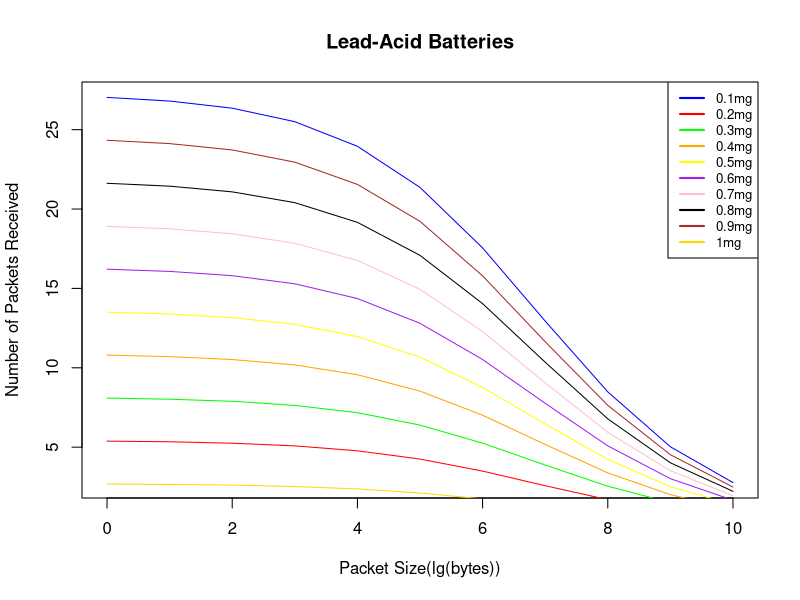
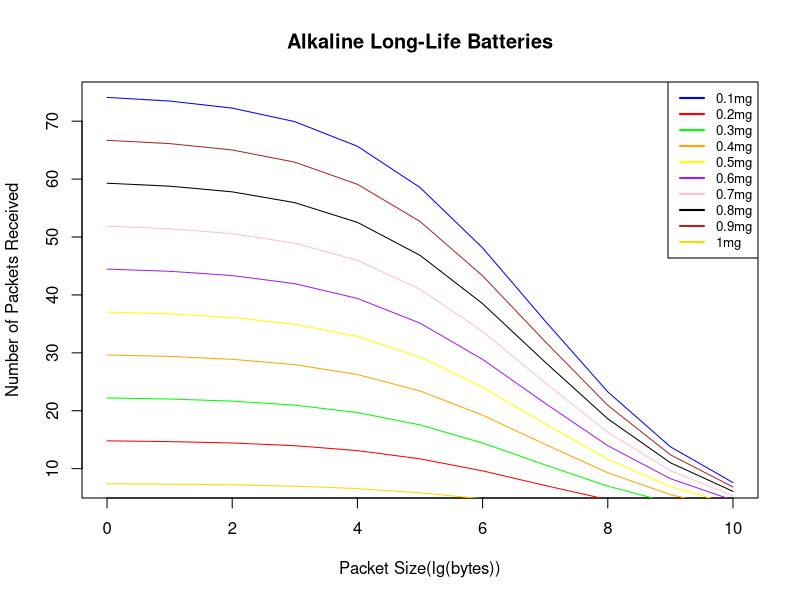
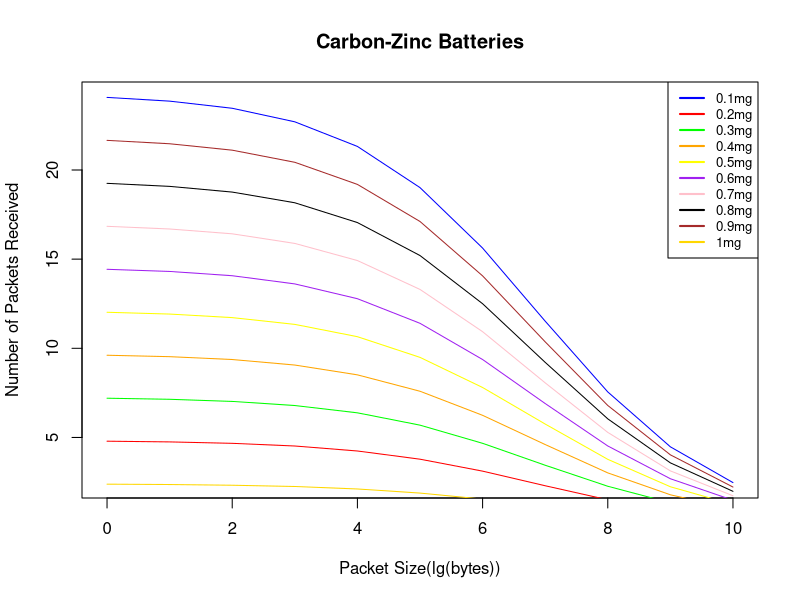
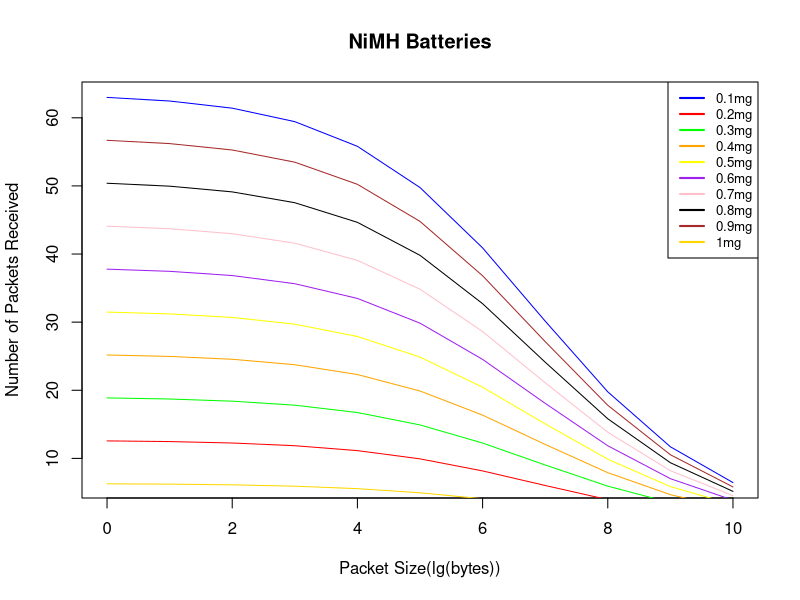
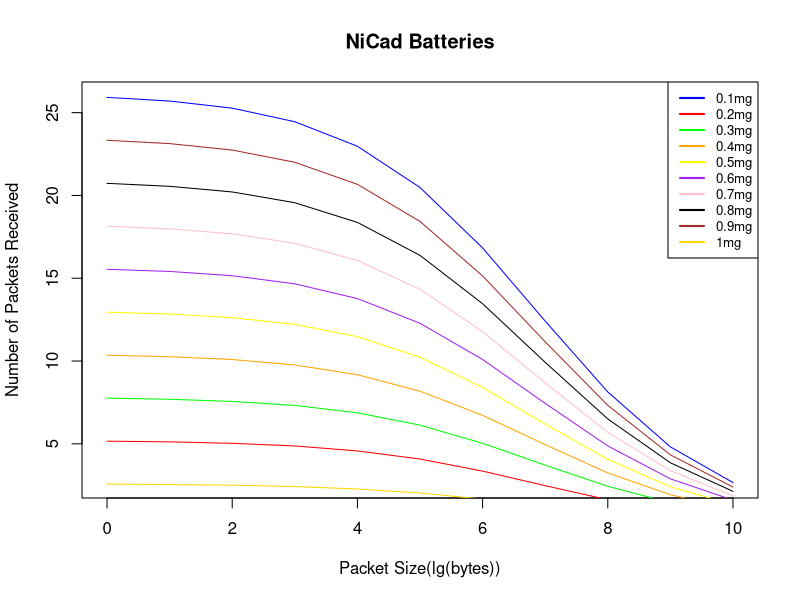
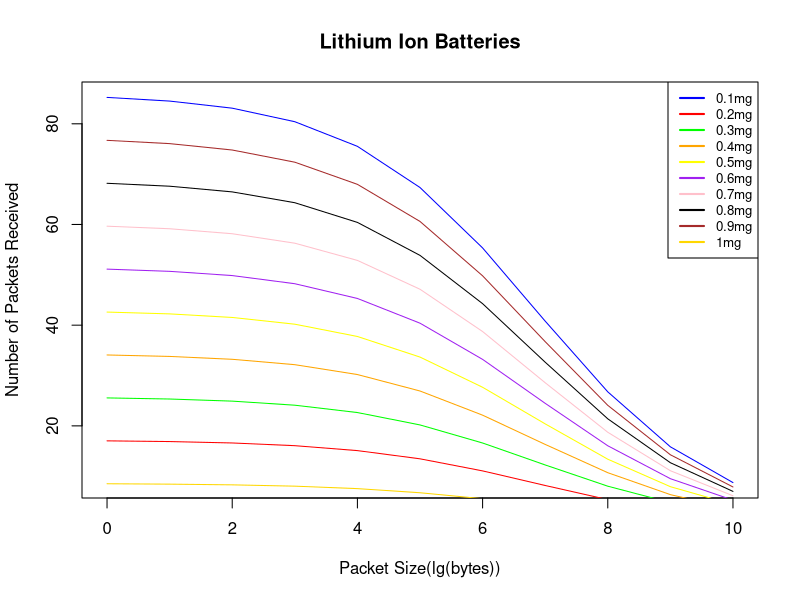
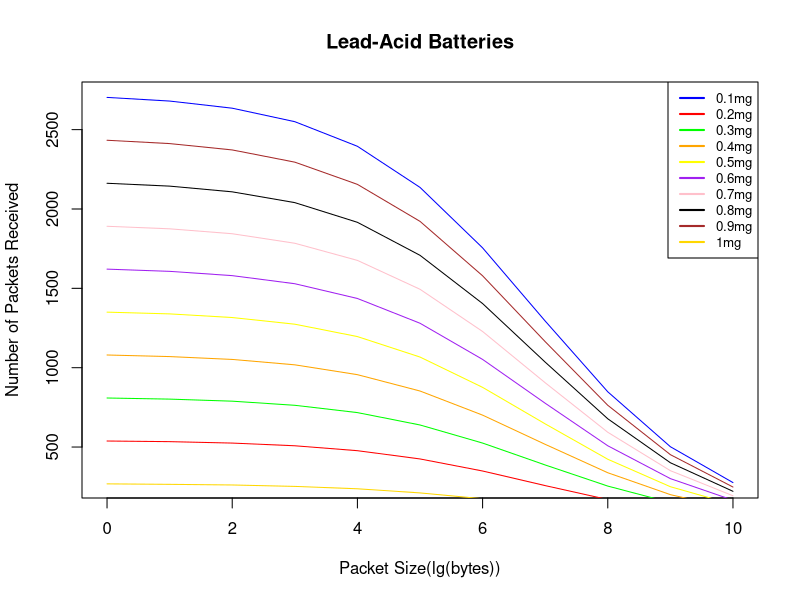
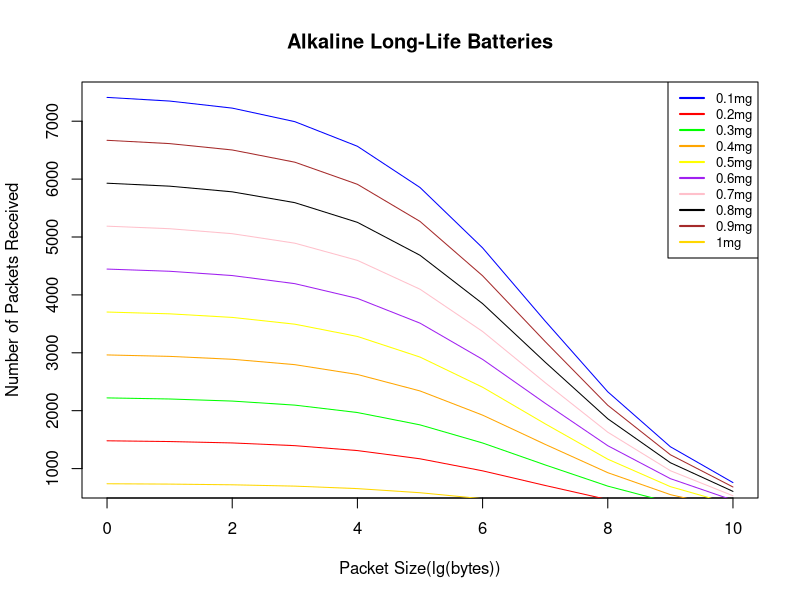

Source code (R) for these figures, in order: (Note: this script raises an error after producing the figures.)

pdf("LDADFBAT.pdf")
clmns <- c("BatType","Weight","Energy","DrainTime","PktsSent","PktsSize")
df <- read.table("../../Data/PCwithVB.csv", header = FALSE, quote = "\"", sep = ",", col.names=clmns)
LeadAciddf <- df[df$BatType == 0,]
graph_cols <- c('blue','red', 'green', 'orange', 'yellow', 'purple', 'pink', 'black', 'brown','gold')
LDAdf1 <- LeadAciddf[LeadAciddf$Weight < 0.0000002, ]
LDAdf2 <- LeadAciddf[LeadAciddf$Weight < 0.0000003 & LeadAciddf$Weight > 0.0000002, ]
LDAdf3 <- LeadAciddf[LeadAciddf$Weight == 0.0000003, ]
LDAdf4 <- LeadAciddf[LeadAciddf$Weight < 0.00000049 & LeadAciddf$Weight >0.0000003 , ]
LDAdf5 <- LeadAciddf[LeadAciddf$Weight == 0.0000005, ]
LDAdf6 <- LeadAciddf[LeadAciddf$Weight == 0.0000006, ]
LDAdf7 <- LeadAciddf[LeadAciddf$Weight < 0.0000008 & LeadAciddf$Weight > 0.0000007, ]
LDAdf8 <- LeadAciddf[LeadAciddf$Weight < 0.0000009 & LeadAciddf$Weight > 0.0000008, ]
LDAdf9 <- LeadAciddf[LeadAciddf$Weight < 0.000001 & LeadAciddf$Weight > 0.0000009, ]
LDAdf10 <- LeadAciddf[LeadAciddf$Weight == 0.000001, ]
plot(x = log(LDAdf10$PktsSize)/log(2), y = LDAdf10$DrainTime, main = "Lead-Acid Batteries",xlab = "Packet Size(lg(bytes))", ylab = "Number of Packets Received", type = 'l', col = 'blue')
lines(x = log(LDAdf2$PktsSize)/log(2), y = LDAdf2$DrainTime, type = 'l', col = 'red')
lines(x = log(LDAdf3$PktsSize)/log(2), y = LDAdf3$DrainTime, type = 'l', col = 'green')
lines(x = log(LDAdf4$PktsSize)/log(2), y = LDAdf4$DrainTime, type = 'l', col = 'orange')
lines(x = log(LDAdf5$PktsSize)/log(2), y = LDAdf5$DrainTime, type = 'l', col = 'yellow')
lines(x = log(LDAdf6$PktsSize)/log(2), y = LDAdf6$DrainTime, type = 'l', col = 'purple')
lines(x = log(LDAdf7$PktsSize)/log(2), y = LDAdf7$DrainTime, type = 'l', col = 'pink')
lines(x = log(LDAdf8$PktsSize)/log(2), y = LDAdf8$DrainTime, type = 'l', col = 'black')
lines(x = log(LDAdf9$PktsSize)/log(2), y = LDAdf9$DrainTime, type = 'l', col = 'brown')
lines(x = log(LDAdf1$PktsSize)/log(2), y = LDAdf1$DrainTime, type = 'l', col = 'gold')
weights = c('0.1mg', '0.2mg', '0.3mg','0.4mg', '0.5mg', '0.6mg', '0.7mg','0.8mg', '0.9mg', '1mg')
legend("topright", weights, cex=0.8, col=graph_cols, lwd=2);
dev.off()
pdf("ALLiBAT.pdf")
ALLidf <- df[df$BatType == 1,]
ALLidf1 <- ALLidf[ALLidf$Weight < 0.0000002, ]
ALLidf2 <- ALLidf[ALLidf$Weight < 0.0000003 & ALLidf$Weight > 0.0000002, ]
ALLidf3 <- ALLidf[ALLidf$Weight == 0.0000003, ]
ALLidf4 <- ALLidf[ALLidf$Weight < 0.00000049 & ALLidf$Weight >0.0000003 , ]
ALLidf5 <- ALLidf[ALLidf$Weight == 0.0000005, ]
ALLidf6 <- ALLidf[ALLidf$Weight == 0.0000006, ]
ALLidf7 <- ALLidf[ALLidf$Weight < 0.0000008 & ALLidf$Weight > 0.0000007, ]
ALLidf8 <- ALLidf[ALLidf$Weight < 0.0000009 & ALLidf$Weight > 0.0000008, ]
ALLidf9 <- ALLidf[ALLidf$Weight < 0.000001 & ALLidf$Weight > 0.0000009, ]
ALLidf10 <- ALLidf[ALLidf$Weight == 0.000001, ]
plot(x = log(ALLidf10$PktsSize)/log(2), y = ALLidf10$DrainTime, main = "Alkaline Long-Life Batteries",xlab = "Packet Size(lg(bytes))", ylab = "Number of Packets Received", type = 'l', col = 'blue')
lines(x = log(ALLidf2$PktsSize)/log(2), y = ALLidf2$DrainTime, type = 'l', col = 'red')
lines(x = log(ALLidf3$PktsSize)/log(2), y = ALLidf3$DrainTime, type = 'l', col = 'green')
lines(x = log(ALLidf4$PktsSize)/log(2), y = ALLidf4$DrainTime, type = 'l', col = 'orange')
lines(x = log(ALLidf5$PktsSize)/log(2), y = ALLidf5$DrainTime, type = 'l', col = 'yellow')
lines(x = log(ALLidf6$PktsSize)/log(2), y = ALLidf6$DrainTime, type = 'l', col = 'purple')
lines(x = log(ALLidf7$PktsSize)/log(2), y = ALLidf7$DrainTime, type = 'l', col = 'pink')
lines(x = log(ALLidf8$PktsSize)/log(2), y = ALLidf8$DrainTime, type = 'l', col = 'black')
lines(x = log(ALLidf9$PktsSize)/log(2), y = ALLidf9$DrainTime, type = 'l', col = 'brown')
lines(x = log(ALLidf1$PktsSize)/log(2), y = ALLidf1$DrainTime, type = 'l', col = 'gold')
legend("topright", weights, cex=0.8, col=graph_cols, lwd=2);
dev.off()
pdf("CZBATnonl.pdf")
CZdf <- df[df$BatType == 2,]
CZdf1 <- CZdf[CZdf$Weight < 0.0000002, ]
CZdf2 <- CZdf[CZdf$Weight < 0.0000003 & CZdf$Weight > 0.0000002, ]
CZdf3 <- CZdf[CZdf$Weight == 0.0000003, ]
CZdf4 <- CZdf[CZdf$Weight < 0.00000049 & CZdf$Weight >0.0000003 , ]
CZdf5 <- CZdf[CZdf$Weight == 0.0000005, ]
CZdf6 <- CZdf[CZdf$Weight == 0.0000006, ]
CZdf7 <- CZdf[CZdf$Weight < 0.0000008 & CZdf$Weight > 0.0000007, ]
CZdf8 <- CZdf[CZdf$Weight < 0.0000009 & CZdf$Weight > 0.0000008, ]
CZdf9 <- CZdf[CZdf$Weight < 0.000001 & CZdf$Weight > 0.0000009, ]
CZdf10 <- CZdf[CZdf$Weight == 0.000001, ]
plot(x = log(CZdf10$PktsSize)/log(2), y = CZdf10$DrainTime, main = "Carbon-Zinc Batteries",xlab = "Packet Size(lg(bytes))", ylab = "Number of Packets Received", type = 'l', col = 'blue')
lines(x = log(CZdf2$PktsSize)/log(2), y = CZdf2$DrainTime, type = 'l', col = 'red')
lines(x = log(CZdf3$PktsSize)/log(2), y = CZdf3$DrainTime, type = 'l', col = 'green')
lines(x = log(CZdf4$PktsSize)/log(2), y = CZdf4$DrainTime, type = 'l', col = 'orange')
lines(x = log(CZdf5$PktsSize)/log(2), y = CZdf5$DrainTime, type = 'l', col = 'yellow')
lines(x = log(CZdf6$PktsSize)/log(2), y = CZdf6$DrainTime, type = 'l', col = 'purple')
lines(x = log(CZdf7$PktsSize)/log(2), y = CZdf7$DrainTime, type = 'l', col = 'pink')
lines(x = log(CZdf8$PktsSize)/log(2), y = CZdf8$DrainTime, type = 'l', col = 'black')
lines(x = log(CZdf9$PktsSize)/log(2), y = CZdf9$DrainTime, type = 'l', col = 'brown')
lines(x = log(CZdf1$PktsSize)/log(2), y = CZdf1$DrainTime, type = 'l', col = 'gold')
legend("topright", weights, cex=0.8, col=graph_cols, lwd=2);
dev.off()
pdf("NiMHBATnonl.pdf")
NiMHdf <- df[df$BatType == 3,]
NiMHdf1 <- NiMHdf[NiMHdf$Weight < 0.0000002, ]
NiMHdf2 <- NiMHdf[NiMHdf$Weight < 0.0000003 & NiMHdf$Weight > 0.0000002, ]
NiMHdf3 <- NiMHdf[NiMHdf$Weight == 0.0000003, ]
NiMHdf4 <- NiMHdf[NiMHdf$Weight < 0.00000049 & NiMHdf$Weight >0.0000003 , ]
NiMHdf5 <- NiMHdf[NiMHdf$Weight == 0.0000005, ]
NiMHdf6 <- NiMHdf[NiMHdf$Weight == 0.0000006, ]
NiMHdf7 <- NiMHdf[NiMHdf$Weight < 0.0000008 & NiMHdf$Weight > 0.0000007, ]
NiMHdf8 <- NiMHdf[NiMHdf$Weight < 0.0000009 & NiMHdf$Weight > 0.0000008, ]
NiMHdf9 <- NiMHdf[NiMHdf$Weight < 0.000001 & NiMHdf$Weight > 0.0000009, ]
NiMHdf10 <- NiMHdf[NiMHdf$Weight == 0.000001, ]
plot(x = log(NiMHdf10$PktsSize)/log(2), y = NiMHdf10$DrainTime, main = "NiMH Batteries",xlab = "Packet Size(lg(bytes))", ylab = "Number of Packets Received", type = 'l', col = 'blue')
lines(x = log(NiMHdf2$PktsSize)/log(2), y = NiMHdf2$DrainTime, type = 'l', col = 'red')
lines(x = log(NiMHdf3$PktsSize)/log(2), y = NiMHdf3$DrainTime, type = 'l', col = 'green')
lines(x = log(NiMHdf4$PktsSize)/log(2), y = NiMHdf4$DrainTime, type = 'l', col = 'orange')
lines(x = log(NiMHdf5$PktsSize)/log(2), y = NiMHdf5$DrainTime, type = 'l', col = 'yellow')
lines(x = log(NiMHdf6$PktsSize)/log(2), y = NiMHdf6$DrainTime, type = 'l', col = 'purple')
lines(x = log(NiMHdf7$PktsSize)/log(2), y = NiMHdf7$DrainTime, type = 'l', col = 'pink')
lines(x = log(NiMHdf8$PktsSize)/log(2), y = NiMHdf8$DrainTime, type = 'l', col = 'black')
lines(x = log(NiMHdf9$PktsSize)/log(2), y = NiMHdf9$DrainTime, type = 'l', col = 'brown')
lines(x = log(NiMHdf1$PktsSize)/log(2), y = NiMHdf1$DrainTime, type = 'l', col = 'gold')
legend("topright", weights, cex=0.8, col=graph_cols, lwd=2);
dev.off()
pdf("NiCadBATnonl.pdf")
NiCaddf <- df[df$BatType == 4,]
NiCaddf1 <- NiCaddf[NiCaddf$Weight < 0.0000002, ]
NiCaddf2 <- NiCaddf[NiCaddf$Weight < 0.0000003 & NiCaddf$Weight > 0.0000002, ]
NiCaddf3 <- NiCaddf[NiCaddf$Weight == 0.0000003, ]
NiCaddf4 <- NiCaddf[NiCaddf$Weight < 0.00000049 & NiCaddf$Weight >0.0000003 , ]
NiCaddf5 <- NiCaddf[NiCaddf$Weight == 0.0000005, ]
NiCaddf6 <- NiCaddf[NiCaddf$Weight == 0.0000006, ]
NiCaddf7 <- NiCaddf[NiCaddf$Weight < 0.0000008 & NiCaddf$Weight > 0.0000007, ]
NiCaddf8 <- NiCaddf[NiCaddf$Weight < 0.0000009 & NiCaddf$Weight > 0.0000008, ]
NiCaddf9 <- NiCaddf[NiCaddf$Weight < 0.000001 & NiCaddf$Weight > 0.0000009, ]
NiCaddf10 <- NiCaddf[NiCaddf$Weight == 0.000001, ]
plot(x = log(NiCaddf10$PktsSize)/log(2), y = NiCaddf10$DrainTime, main = "NiCad Batteries",xlab = "Packet Size(lg(bytes))", ylab = "Number of Packets Received", type = 'l', col = 'blue')
lines(x = log(NiCaddf2$PktsSize)/log(2), y = NiCaddf2$DrainTime, type = 'l', col = 'red')
lines(x = log(NiCaddf3$PktsSize)/log(2), y = NiCaddf3$DrainTime, type = 'l', col = 'green')
lines(x = log(NiCaddf4$PktsSize)/log(2), y = NiCaddf4$DrainTime, type = 'l', col = 'orange')
lines(x = log(NiCaddf5$PktsSize)/log(2), y = NiCaddf5$DrainTime, type = 'l', col = 'yellow')
lines(x = log(NiCaddf6$PktsSize)/log(2), y = NiCaddf6$DrainTime, type = 'l', col = 'purple')
lines(x = log(NiCaddf7$PktsSize)/log(2), y = NiCaddf7$DrainTime, type = 'l', col = 'pink')
lines(x = log(NiCaddf8$PktsSize)/log(2), y = NiCaddf8$DrainTime, type = 'l', col = 'black')
lines(x = log(NiCaddf9$PktsSize)/log(2), y = NiCaddf9$DrainTime, type = 'l', col = 'brown')
lines(x = log(NiCaddf1$PktsSize)/log(2), y = NiCaddf1$DrainTime, type = 'l', col = 'gold')
legend("topright", weights, cex=0.8, col=graph_cols, lwd=2);
dev.off()
pdf("LiIonBATnonl.pdf")
LiIondf <- df[df$BatType == 5,]
LiIondf1 <- LiIondf[LiIondf$Weight < 0.0000002, ]
LiIondf2 <- LiIondf[LiIondf$Weight < 0.0000003 & LiIondf$Weight > 0.0000002, ]
LiIondf3 <- LiIondf[LiIondf$Weight == 0.0000003, ]
LiIondf4 <- LiIondf[LiIondf$Weight < 0.00000049 & LiIondf$Weight >0.0000003 , ]
LiIondf5 <- LiIondf[LiIondf$Weight == 0.0000005, ]
LiIondf6 <- LiIondf[LiIondf$Weight == 0.0000006, ]
LiIondf7 <- LiIondf[LiIondf$Weight < 0.0000008 & LiIondf$Weight > 0.0000007, ]
LiIondf8 <- LiIondf[LiIondf$Weight < 0.0000009 & LiIondf$Weight > 0.0000008, ]
LiIondf9 <- LiIondf[LiIondf$Weight < 0.000001 & LiIondf$Weight > 0.0000009, ]
LiIondf10 <- LiIondf[LiIondf$Weight == 0.000001, ]
plot(x = log(LiIondf10$PktsSize)/log(2), y = LiIondf10$DrainTime, main = "Lithium Ion Batteries",xlab = "Packet Size(lg(bytes))", ylab = "Number of Packets Received", type = 'l', col = 'blue')
lines(x = log(LiIondf2$PktsSize)/log(2), y = LiIondf2$DrainTime, type = 'l', col = 'red')
lines(x = log(LiIondf3$PktsSize)/log(2), y = LiIondf3$DrainTime, type = 'l', col = 'green')
lines(x = log(LiIondf4$PktsSize)/log(2), y = LiIondf4$DrainTime, type = 'l', col = 'orange')
lines(x = log(LiIondf5$PktsSize)/log(2), y = LiIondf5$DrainTime, type = 'l', col = 'yellow')
lines(x = log(LiIondf6$PktsSize)/log(2), y = LiIondf6$DrainTime, type = 'l', col = 'purple')
lines(x = log(LiIondf7$PktsSize)/log(2), y = LiIondf7$DrainTime, type = 'l', col = 'pink')
lines(x = log(LiIondf8$PktsSize)/log(2), y = LiIondf8$DrainTime, type = 'l', col = 'black')
lines(x = log(LiIondf9$PktsSize)/log(2), y = LiIondf9$DrainTime, type = 'l', col = 'brown')
lines(x = log(LiIondf1$PktsSize)/log(2), y = LiIondf1$DrainTime, type = 'l', col = 'gold')
legend("topright", weights, cex=0.8, col=graph_cols, lwd=2);
dev.off()

pdf("LDADFBATpktnonl.pdf")
clmns <- c("BatType","Weight","Energy","DrainTime","PktsSent","PktsSize")
df <- read.table("../../Data/PCwithVB.csv", header = FALSE, quote = "\"", sep = ",", col.names=clmns)
LeadAciddf <- df[df$BatType == 0,]
graph_cols <- c('blue','red', 'green', 'orange', 'yellow', 'purple', 'pink', 'black', 'brown','gold')
LDAdf1 <- LeadAciddf[LeadAciddf$Weight < 0.0000002, ]
LDAdf2 <- LeadAciddf[LeadAciddf$Weight < 0.0000003 & LeadAciddf$Weight > 0.0000002, ]
LDAdf3 <- LeadAciddf[LeadAciddf$Weight == 0.0000003, ]
LDAdf4 <- LeadAciddf[LeadAciddf$Weight < 0.00000049 & LeadAciddf$Weight >0.0000003 , ]
LDAdf5 <- LeadAciddf[LeadAciddf$Weight == 0.0000005, ]
LDAdf6 <- LeadAciddf[LeadAciddf$Weight == 0.0000006, ]
LDAdf7 <- LeadAciddf[LeadAciddf$Weight < 0.0000008 & LeadAciddf$Weight > 0.0000007, ]
LDAdf8 <- LeadAciddf[LeadAciddf$Weight < 0.0000009 & LeadAciddf$Weight > 0.0000008, ]
LDAdf9 <- LeadAciddf[LeadAciddf$Weight < 0.000001 & LeadAciddf$Weight > 0.0000009, ]
LDAdf10 <- LeadAciddf[LeadAciddf$Weight == 0.000001, ]
plot(x = log(LDAdf10$PktsSize)/log(2), y = LDAdf10$PktsSent, main = "Lead-Acid Batteries",xlab = "Packet Size(lg(bytes))", ylab = "Number of Packets Received", type = 'l', col = 'blue')
lines(x = log(LDAdf2$PktsSize)/log(2), y = LDAdf2$PktsSent, type = 'l', col = 'red')
lines(x = log(LDAdf3$PktsSize)/log(2), y = LDAdf3$PktsSent, type = 'l', col = 'green')
lines(x = log(LDAdf4$PktsSize)/log(2), y = LDAdf4$PktsSent, type = 'l', col = 'orange')
lines(x = log(LDAdf5$PktsSize)/log(2), y = LDAdf5$PktsSent, type = 'l', col = 'yellow')
lines(x = log(LDAdf6$PktsSize)/log(2), y = LDAdf6$PktsSent, type = 'l', col = 'purple')
lines(x = log(LDAdf7$PktsSize)/log(2), y = LDAdf7$PktsSent, type = 'l', col = 'pink')
lines(x = log(LDAdf8$PktsSize)/log(2), y = LDAdf8$PktsSent, type = 'l', col = 'black')
lines(x = log(LDAdf9$PktsSize)/log(2), y = LDAdf9$PktsSent, type = 'l', col = 'brown')
lines(x = log(LDAdf1$PktsSize)/log(2), y = LDAdf1$PktsSent, type = 'l', col = 'gold')
weights = c('0.1mg', '0.2mg', '0.3mg','0.4mg', '0.5mg', '0.6mg', '0.7mg','0.8mg', '0.9mg', '1mg')
legend("topright", weights, cex=0.8, col=graph_cols, lwd=2);
dev.off()
pdf("ALLiBATpktnonl.pdf")
ALLidf <- df[df$BatType == 1,]
ALLidf1 <- ALLidf[ALLidf$Weight < 0.0000002, ]
ALLidf2 <- ALLidf[ALLidf$Weight < 0.0000003 & ALLidf$Weight > 0.0000002, ]
ALLidf3 <- ALLidf[ALLidf$Weight == 0.0000003, ]
ALLidf4 <- ALLidf[ALLidf$Weight < 0.00000049 & ALLidf$Weight >0.0000003 , ]
ALLidf5 <- ALLidf[ALLidf$Weight == 0.0000005, ]
ALLidf6 <- ALLidf[ALLidf$Weight == 0.0000006, ]
ALLidf7 <- ALLidf[ALLidf$Weight < 0.0000008 & ALLidf$Weight > 0.0000007, ]
ALLidf8 <- ALLidf[ALLidf$Weight < 0.0000009 & ALLidf$Weight > 0.0000008, ]
ALLidf9 <- ALLidf[ALLidf$Weight < 0.000001 & ALLidf$Weight > 0.0000009, ]
ALLidf10 <- ALLidf[ALLidf$Weight == 0.000001, ]
plot(x = log(ALLidf10$PktsSize)/log(2), y = ALLidf10$PktsSent, main = "Alkaline Long-Life Batteries",xlab = "Packet Size(lg(bytes))", ylab = "Number of Packets Received", type = 'l', col = 'blue')
lines(x = log(ALLidf2$PktsSize)/log(2), y = ALLidf2$PktsSent, type = 'l', col = 'red')
lines(x = log(ALLidf3$PktsSize)/log(2), y = ALLidf3$PktsSent, type = 'l', col = 'green')
lines(x = log(ALLidf4$PktsSize)/log(2), y = ALLidf4$PktsSent, type = 'l', col = 'orange')
lines(x = log(ALLidf5$PktsSize)/log(2), y = ALLidf5$PktsSent, type = 'l', col = 'yellow')
lines(x = log(ALLidf6$PktsSize)/log(2), y = ALLidf6$PktsSent, type = 'l', col = 'purple')
lines(x = log(ALLidf7$PktsSize)/log(2), y = ALLidf7$PktsSent, type = 'l', col = 'pink')
lines(x = log(ALLidf8$PktsSize)/log(2), y = ALLidf8$PktsSent, type = 'l', col = 'black')
lines(x = log(ALLidf9$PktsSize)/log(2), y = ALLidf9$PktsSent, type = 'l', col = 'brown')
lines(x = log(ALLidf1$PktsSize)/log(2), y = ALLidf1$PktsSent, type = 'l', col = 'gold')
legend("topright", weights, cex=0.8, col=graph_cols, lwd=2);
dev.off()
pdf("CZBATpktnonl.pdf")
CZdf <- df[df$BatType == 2,]
CZdf1 <- CZdf[CZdf$Weight < 0.0000002, ]
CZdf2 <- CZdf[CZdf$Weight < 0.0000003 & CZdf$Weight > 0.0000002, ]
CZdf3 <- CZdf[CZdf$Weight == 0.0000003, ]
CZdf4 <- CZdf[CZdf$Weight < 0.00000049 & CZdf$Weight >0.0000003 , ]
CZdf5 <- CZdf[CZdf$Weight == 0.0000005, ]
CZdf6 <- CZdf[CZdf$Weight == 0.0000006, ]
CZdf7 <- CZdf[CZdf$Weight < 0.0000008 & CZdf$Weight > 0.0000007, ]
CZdf8 <- CZdf[CZdf$Weight < 0.0000009 & CZdf$Weight > 0.0000008, ]
CZdf9 <- CZdf[CZdf$Weight < 0.000001 & CZdf$Weight > 0.0000009, ]
CZdf10 <- CZdf[CZdf$Weight == 0.000001, ]
plot(x = log(CZdf10$PktsSize)/log(2), y = CZdf10$PktsSent, main = "Carbon-Zinc Batteries",xlab = "Packet Size(lg(bytes))", ylab = "Number of Packets Received", type = 'l', col = 'blue')
lines(x = log(CZdf2$PktsSize)/log(2), y = CZdf2$PktsSent, type = 'l', col = 'red')
lines(x = log(CZdf3$PktsSize)/log(2), y = CZdf3$PktsSent, type = 'l', col = 'green')
lines(x = log(CZdf4$PktsSize)/log(2), y = CZdf4$PktsSent, type = 'l', col = 'orange')
lines(x = log(CZdf5$PktsSize)/log(2), y = CZdf5$PktsSent, type = 'l', col = 'yellow')
lines(x = log(CZdf6$PktsSize)/log(2), y = CZdf6$PktsSent, type = 'l', col = 'purple')
lines(x = log(CZdf7$PktsSize)/log(2), y = CZdf7$PktsSent, type = 'l', col = 'pink')
lines(x = log(CZdf8$PktsSize)/log(2), y = CZdf8$PktsSent, type = 'l', col = 'black')
lines(x = log(CZdf9$PktsSize)/log(2), y = CZdf9$PktsSent, type = 'l', col = 'brown')
lines(x = log(CZdf1$PktsSize)/log(2), y = CZdf1$PktsSent, type = 'l', col = 'gold')
legend("topright", weights, cex=0.8, col=graph_cols, lwd=2);
dev.off()
pdf("NiMHBATpktnonl.pdf")
NiMHdf <- df[df$BatType == 3,]
NiMHdf1 <- NiMHdf[NiMHdf$Weight < 0.0000002, ]
NiMHdf2 <- NiMHdf[NiMHdf$Weight < 0.0000003 & NiMHdf$Weight > 0.0000002, ]
NiMHdf3 <- NiMHdf[NiMHdf$Weight == 0.0000003, ]
NiMHdf4 <- NiMHdf[NiMHdf$Weight < 0.00000049 & NiMHdf$Weight >0.0000003 , ]
NiMHdf5 <- NiMHdf[NiMHdf$Weight == 0.0000005, ]
NiMHdf6 <- NiMHdf[NiMHdf$Weight == 0.0000006, ]
NiMHdf7 <- NiMHdf[NiMHdf$Weight < 0.0000008 & NiMHdf$Weight > 0.0000007, ]
NiMHdf8 <- NiMHdf[NiMHdf$Weight < 0.0000009 & NiMHdf$Weight > 0.0000008, ]
NiMHdf9 <- NiMHdf[NiMHdf$Weight < 0.000001 & NiMHdf$Weight > 0.0000009, ]
NiMHdf10 <- NiMHdf[NiMHdf$Weight == 0.000001, ]
plot(x = log(NiMHdf10$PktsSize)/log(2), y = NiMHdf10$PktsSent, main = "NiMH Batteries",xlab = "Packet Size(lg(bytes))", ylab = "Number of Packets Received", type = 'l', col = 'blue')
lines(x = log(NiMHdf2$PktsSize)/log(2), y = NiMHdf2$PktsSent, type = 'l', col = 'red')
lines(x = log(NiMHdf3$PktsSize)/log(2), y = NiMHdf3$PktsSent, type = 'l', col = 'green')
lines(x = log(NiMHdf4$PktsSize)/log(2), y = NiMHdf4$PktsSent, type = 'l', col = 'orange')
lines(x = log(NiMHdf5$PktsSize)/log(2), y = NiMHdf5$PktsSent, type = 'l', col = 'yellow')
lines(x = log(NiMHdf6$PktsSize)/log(2), y = NiMHdf6$PktsSent, type = 'l', col = 'purple')
lines(x = log(NiMHdf7$PktsSize)/log(2), y = NiMHdf7$PktsSent, type = 'l', col = 'pink')
lines(x = log(NiMHdf8$PktsSize)/log(2), y = NiMHdf8$PktsSent, type = 'l', col = 'black')
lines(x = log(NiMHdf9$PktsSize)/log(2), y = NiMHdf9$PktsSent, type = 'l', col = 'brown')
lines(x = log(NiMHdf1$PktsSize)/log(2), y = NiMHdf1$PktsSent, type = 'l', col = 'gold')
legend("topright", weights, cex=0.8, col=graph_cols, lwd=2);
dev.off()
pdf("NiCadBATpktnonl.pdf")
NiCaddf <- df[df$BatType == 4,]
NiCaddf1 <- NiCaddf[NiCaddf$Weight < 0.0000002, ]
NiCaddf2 <- NiCaddf[NiCaddf$Weight < 0.0000003 & NiCaddf$Weight > 0.0000002, ]
NiCaddf3 <- NiCaddf[NiCaddf$Weight == 0.0000003, ]
NiCaddf4 <- NiCaddf[NiCaddf$Weight < 0.00000049 & NiCaddf$Weight >0.0000003 , ]
NiCaddf5 <- NiCaddf[NiCaddf$Weight == 0.0000005, ]
NiCaddf6 <- NiCaddf[NiCaddf$Weight == 0.0000006, ]
NiCaddf7 <- NiCaddf[NiCaddf$Weight < 0.0000008 & NiCaddf$Weight > 0.0000007, ]
NiCaddf8 <- NiCaddf[NiCaddf$Weight < 0.0000009 & NiCaddf$Weight > 0.0000008, ]
NiCaddf9 <- NiCaddf[NiCaddf$Weight < 0.000001 & NiCaddf$Weight > 0.0000009, ]
NiCaddf10 <- NiCaddf[NiCaddf$Weight == 0.000001, ]
plot(x = log(NiCaddf10$PktsSize)/log(2), y = NiCaddf10$PktsSent, main = "NiCad Batteries",xlab = "Packet Size(lg(bytes))", ylab = "Number of Packets Received", type = 'l', col = 'blue')
lines(x = log(NiCaddf2$PktsSize)/log(2), y = NiCaddf2$PktsSent, type = 'l', col = 'red')
lines(x = log(NiCaddf3$PktsSize)/log(2), y = NiCaddf3$PktsSent, type = 'l', col = 'green')
lines(x = log(NiCaddf4$PktsSize)/log(2), y = NiCaddf4$PktsSent, type = 'l', col = 'orange')
lines(x = log(NiCaddf5$PktsSize)/log(2), y = NiCaddf5$PktsSent, type = 'l', col = 'yellow')
lines(x = log(NiCaddf6$PktsSize)/log(2), y = NiCaddf6$PktsSent, type = 'l', col = 'purple')
lines(x = log(NiCaddf7$PktsSize)/log(2), y = NiCaddf7$PktsSent, type = 'l', col = 'pink')
lines(x = log(NiCaddf8$PktsSize)/log(2), y = NiCaddf8$PktsSent, type = 'l', col = 'black')
lines(x = log(NiCaddf9$PktsSize)/log(2), y = NiCaddf9$PktsSent, type = 'l', col = 'brown')
lines(x = log(NiCaddf1$PktsSize)/log(2), y = NiCaddf1$PktsSent, type = 'l', col = 'gold')
legend("topright", weights, cex=0.8, col=graph_cols, lwd=2);
dev.off()
pdf("LiIonBATpktnonl.pdf")
LiIondf <- df[df$BatType == 5,]
LiIondf1 <- LiIondf[LiIondf$Weight < 0.0000002, ]
LiIondf2 <- LiIondf[LiIondf$Weight < 0.0000003 & LiIondf$Weight > 0.0000002, ]
LiIondf3 <- LiIondf[LiIondf$Weight == 0.0000003, ]
LiIondf4 <- LiIondf[LiIondf$Weight < 0.00000049 & LiIondf$Weight >0.0000003 , ]
LiIondf5 <- LiIondf[LiIondf$Weight == 0.0000005, ]
LiIondf6 <- LiIondf[LiIondf$Weight == 0.0000006, ]
LiIondf7 <- LiIondf[LiIondf$Weight < 0.0000008 & LiIondf$Weight > 0.0000007, ]
LiIondf8 <- LiIondf[LiIondf$Weight < 0.0000009 & LiIondf$Weight > 0.0000008, ]
LiIondf9 <- LiIondf[LiIondf$Weight < 0.000001 & LiIondf$Weight > 0.0000009, ]
LiIondf10 <- LiIondf[LiIondf$Weight == 0.000001, ]
plot(x = log(LiIondf10$PktsSize)/log(2), y = LiIondf10$PktsSent, main = "Lithium Ion Batteries",xlab = "Packet Size(lg(bytes))", ylab = "Number of Packets Received", type = 'l', col = 'blue')
lines(x = log(LiIondf2$PktsSize)/log(2), y = LiIondf2$PktsSent, type = 'l', col = 'red')
lines(x = log(LiIondf3$PktsSize)/log(2), y = LiIondf3$PktsSent, type = 'l', col = 'green')
lines(x = log(LiIondf4$PktsSize)/log(2), y = LiIondf4$PktsSent, type = 'l', col = 'orange')
lines(x = log(LiIondf5$PktsSize)/log(2), y = LiIondf5$PktsSent, type = 'l', col = 'yellow')
lines(x = log(LiIondf6$PktsSize)/log(2), y = LiIondf6$PktsSent, type = 'l', col = 'purple')
lines(x = log(LiIondf7$PktsSize)/log(2), y = LiIondf7$PktsSent, type = 'l', col = 'pink')
lines(x = log(LiIondf8$PktsSize)/log(2), y = LiIondf8$PktsSent, type = 'l', col = 'black')
lines(x = log(LiIondf9$PktsSize)/log(2), y = LiIondf9$PktsSent, type = 'l', col = 'brown')
lines(x = log(LiIondf1$PktsSize)/log(2), y = LiIondf1$PktsSent, type = 'l', col = 'gold')
legend("topright", weights, cex=0.8, col=graph_cols, lwd=2);
dev.off()


pdf("LDADFBATnonl.pdf")
clmns <- c("BatType","Weight","Energy","DrainTime","PktsSent","PktsSize")
df <- read.table("../../Data/PCwithVB.csv", header = FALSE, quote = "\"", sep = ",", col.names=clmns)
LeadAciddf <- df[df$BatType == 0,]
graph_cols <- c('blue','red', 'green', 'orange', 'yellow', 'purple', 'pink', 'black', 'brown','gold')
LDAdf1 <- LeadAciddf[LeadAciddf$Weight < 0.0000002, ]
LDAdf2 <- LeadAciddf[LeadAciddf$Weight < 0.0000003 & LeadAciddf$Weight > 0.0000002, ]
LDAdf3 <- LeadAciddf[LeadAciddf$Weight == 0.0000003, ]
LDAdf4 <- LeadAciddf[LeadAciddf$Weight < 0.00000049 & LeadAciddf$Weight >0.0000003 , ]
LDAdf5 <- LeadAciddf[LeadAciddf$Weight == 0.0000005, ]
LDAdf6 <- LeadAciddf[LeadAciddf$Weight == 0.0000006, ]
LDAdf7 <- LeadAciddf[LeadAciddf$Weight < 0.0000008 & LeadAciddf$Weight > 0.0000007, ]
LDAdf8 <- LeadAciddf[LeadAciddf$Weight < 0.0000009 & LeadAciddf$Weight > 0.0000008, ]
LDAdf9 <- LeadAciddf[LeadAciddf$Weight < 0.000001 & LeadAciddf$Weight > 0.0000009, ]
LDAdf10 <- LeadAciddf[LeadAciddf$Weight == 0.000001, ]
plot(x = LDAdf10$PktsSize, y = LDAdf10$DrainTime, main = "Lead-Acid Batteries",xlab = "Packet Size(lg(bytes))", ylab = "Number of Packets Received", type = 'l', col = 'blue')
lines(x = LDAdf2$PktsSize, y = LDAdf2$DrainTime, type = 'l', col = 'red')
lines(x = LDAdf3$PktsSize, y = LDAdf3$DrainTime, type = 'l', col = 'green')
lines(x = LDAdf4$PktsSize, y = LDAdf4$DrainTime, type = 'l', col = 'orange')
lines(x = LDAdf5$PktsSize, y = LDAdf5$DrainTime, type = 'l', col = 'yellow')
lines(x = LDAdf6$PktsSize, y = LDAdf6$DrainTime, type = 'l', col = 'purple')
lines(x = LDAdf7$PktsSize, y = LDAdf7$DrainTime, type = 'l', col = 'pink')
lines(x = LDAdf8$PktsSize, y = LDAdf8$DrainTime, type = 'l', col = 'black')
lines(x = LDAdf9$PktsSize, y = LDAdf9$DrainTime, type = 'l', col = 'brown')
lines(x = LDAdf1$PktsSize, y = LDAdf1$DrainTime, type = 'l', col = 'gold')
weights = c('0.1mg', '0.2mg', '0.3mg','0.4mg', '0.5mg', '0.6mg', '0.7mg','0.8mg', '0.9mg', '1mg')
legend("topright", weights, cex=0.8, col=graph_cols, lwd=2);
dev.off()
pdf("ALLiBATnonl.pdf")
ALLidf <- df[df$BatType == 1,]
ALLidf1 <- ALLidf[ALLidf$Weight < 0.0000002, ]
ALLidf2 <- ALLidf[ALLidf$Weight < 0.0000003 & ALLidf$Weight > 0.0000002, ]
ALLidf3 <- ALLidf[ALLidf$Weight == 0.0000003, ]
ALLidf4 <- ALLidf[ALLidf$Weight < 0.00000049 & ALLidf$Weight >0.0000003 , ]
ALLidf5 <- ALLidf[ALLidf$Weight == 0.0000005, ]
ALLidf6 <- ALLidf[ALLidf$Weight == 0.0000006, ]
ALLidf7 <- ALLidf[ALLidf$Weight < 0.0000008 & ALLidf$Weight > 0.0000007, ]
ALLidf8 <- ALLidf[ALLidf$Weight < 0.0000009 & ALLidf$Weight > 0.0000008, ]
ALLidf9 <- ALLidf[ALLidf$Weight < 0.000001 & ALLidf$Weight > 0.0000009, ]
ALLidf10 <- ALLidf[ALLidf$Weight == 0.000001, ]
plot(x = ALLidf10$PktsSize, y = ALLidf10$DrainTime, main = "Alkaline Long-Life Batteries",xlab = "Packet Size(lg(bytes))", ylab = "Number of Packets Received", type = 'l', col = 'blue')
lines(x = ALLidf2$PktsSize, y = ALLidf2$DrainTime, type = 'l', col = 'red')
lines(x = ALLidf3$PktsSize, y = ALLidf3$DrainTime, type = 'l', col = 'green')
lines(x = ALLidf4$PktsSize, y = ALLidf4$DrainTime, type = 'l', col = 'orange')
lines(x = ALLidf5$PktsSize, y = ALLidf5$DrainTime, type = 'l', col = 'yellow')
lines(x = ALLidf6$PktsSize, y = ALLidf6$DrainTime, type = 'l', col = 'purple')
lines(x = ALLidf7$PktsSize, y = ALLidf7$DrainTime, type = 'l', col = 'pink')
lines(x = ALLidf8$PktsSize, y = ALLidf8$DrainTime, type = 'l', col = 'black')
lines(x = ALLidf9$PktsSize, y = ALLidf9$DrainTime, type = 'l', col = 'brown')
lines(x = ALLidf1$PktsSize, y = ALLidf1$DrainTime, type = 'l', col = 'gold')
legend("topright", weights, cex=0.8, col=graph_cols, lwd=2);
dev.off()
pdf("CZBATnonl.pdf")
CZdf <- df[df$BatType == 2,]
CZdf1 <- CZdf[CZdf$Weight < 0.0000002, ]
CZdf2 <- CZdf[CZdf$Weight < 0.0000003 & CZdf$Weight > 0.0000002, ]
CZdf3 <- CZdf[CZdf$Weight == 0.0000003, ]
CZdf4 <- CZdf[CZdf$Weight < 0.00000049 & CZdf$Weight >0.0000003 , ]
CZdf5 <- CZdf[CZdf$Weight == 0.0000005, ]
CZdf6 <- CZdf[CZdf$Weight == 0.0000006, ]
CZdf7 <- CZdf[CZdf$Weight < 0.0000008 & CZdf$Weight > 0.0000007, ]
CZdf8 <- CZdf[CZdf$Weight < 0.0000009 & CZdf$Weight > 0.0000008, ]
CZdf9 <- CZdf[CZdf$Weight < 0.000001 & CZdf$Weight > 0.0000009, ]
CZdf10 <- CZdf[CZdf$Weight == 0.000001, ]
plot(x = CZdf10$PktsSize, y = CZdf10$DrainTime, main = "Carbon-Zinc Batteries",xlab = "Packet Size(lg(bytes))", ylab = "Number of Packets Received", type = 'l', col = 'blue')
lines(x = CZdf2$PktsSize, y = CZdf2$DrainTime, type = 'l', col = 'red')
lines(x = CZdf3$PktsSize, y = CZdf3$DrainTime, type = 'l', col = 'green')
lines(x = CZdf4$PktsSize, y = CZdf4$DrainTime, type = 'l', col = 'orange')
lines(x = CZdf5$PktsSize, y = CZdf5$DrainTime, type = 'l', col = 'yellow')
lines(x = CZdf6$PktsSize, y = CZdf6$DrainTime, type = 'l', col = 'purple')
lines(x = CZdf7$PktsSize, y = CZdf7$DrainTime, type = 'l', col = 'pink')
lines(x = CZdf8$PktsSize, y = CZdf8$DrainTime, type = 'l', col = 'black')
lines(x = CZdf9$PktsSize, y = CZdf9$DrainTime, type = 'l', col = 'brown')
lines(x = CZdf1$PktsSize, y = CZdf1$DrainTime, type = 'l', col = 'gold')
legend("topright", weights, cex=0.8, col=graph_cols, lwd=2);
dev.off()
pdf("NiMHBATnonl.pdf")
NiMHdf <- df[df$BatType == 3,]
NiMHdf1 <- NiMHdf[NiMHdf$Weight < 0.0000002, ]
NiMHdf2 <- NiMHdf[NiMHdf$Weight < 0.0000003 & NiMHdf$Weight > 0.0000002, ]
NiMHdf3 <- NiMHdf[NiMHdf$Weight == 0.0000003, ]
NiMHdf4 <- NiMHdf[NiMHdf$Weight < 0.00000049 & NiMHdf$Weight >0.0000003 , ]
NiMHdf5 <- NiMHdf[NiMHdf$Weight == 0.0000005, ]
NiMHdf6 <- NiMHdf[NiMHdf$Weight == 0.0000006, ]
NiMHdf7 <- NiMHdf[NiMHdf$Weight < 0.0000008 & NiMHdf$Weight > 0.0000007, ]
NiMHdf8 <- NiMHdf[NiMHdf$Weight < 0.0000009 & NiMHdf$Weight > 0.0000008, ]
NiMHdf9 <- NiMHdf[NiMHdf$Weight < 0.000001 & NiMHdf$Weight > 0.0000009, ]
NiMHdf10 <- NiMHdf[NiMHdf$Weight == 0.000001, ]
plot(x = NiMHdf10$PktsSize, y = NiMHdf10$DrainTime, main = "NiMH Batteries",xlab = "Packet Size(lg(bytes))", ylab = "Number of Packets Received", type = 'l', col = 'blue')
lines(x = NiMHdf2$PktsSize, y = NiMHdf2$DrainTime, type = 'l', col = 'red')
lines(x = NiMHdf3$PktsSize, y = NiMHdf3$DrainTime, type = 'l', col = 'green')
lines(x = NiMHdf4$PktsSize, y = NiMHdf4$DrainTime, type = 'l', col = 'orange')
lines(x = NiMHdf5$PktsSize, y = NiMHdf5$DrainTime, type = 'l', col = 'yellow')
lines(x = NiMHdf6$PktsSize, y = NiMHdf6$DrainTime, type = 'l', col = 'purple')
lines(x = NiMHdf7$PktsSize, y = NiMHdf7$DrainTime, type = 'l', col = 'pink')
lines(x = NiMHdf8$PktsSize, y = NiMHdf8$DrainTime, type = 'l', col = 'black')
lines(x = NiMHdf9$PktsSize, y = NiMHdf9$DrainTime, type = 'l', col = 'brown')
lines(x = NiMHdf1$PktsSize, y = NiMHdf1$DrainTime, type = 'l', col = 'gold')
legend("topright", weights, cex=0.8, col=graph_cols, lwd=2);
dev.off()
pdf("NiCadBATnonl.pdf")
NiCaddf <- df[df$BatType == 4,]
NiCaddf1 <- NiCaddf[NiCaddf$Weight < 0.0000002, ]
NiCaddf2 <- NiCaddf[NiCaddf$Weight < 0.0000003 & NiCaddf$Weight > 0.0000002, ]
NiCaddf3 <- NiCaddf[NiCaddf$Weight == 0.0000003, ]
NiCaddf4 <- NiCaddf[NiCaddf$Weight < 0.00000049 & NiCaddf$Weight >0.0000003 , ]
NiCaddf5 <- NiCaddf[NiCaddf$Weight == 0.0000005, ]
NiCaddf6 <- NiCaddf[NiCaddf$Weight == 0.0000006, ]
NiCaddf7 <- NiCaddf[NiCaddf$Weight < 0.0000008 & NiCaddf$Weight > 0.0000007, ]
NiCaddf8 <- NiCaddf[NiCaddf$Weight < 0.0000009 & NiCaddf$Weight > 0.0000008, ]
NiCaddf9 <- NiCaddf[NiCaddf$Weight < 0.000001 & NiCaddf$Weight > 0.0000009, ]
NiCaddf10 <- NiCaddf[NiCaddf$Weight == 0.000001, ]
plot(x = NiCaddf10$PktsSize, y = NiCaddf10$DrainTime, main = "NiCad Batteries",xlab = "Packet Size(lg(bytes))", ylab = "Number of Packets Received", type = 'l', col = 'blue')
lines(x = NiCaddf2$PktsSize, y = NiCaddf2$DrainTime, type = 'l', col = 'red')
lines(x = NiCaddf3$PktsSize, y = NiCaddf3$DrainTime, type = 'l', col = 'green')
lines(x = NiCaddf4$PktsSize, y = NiCaddf4$DrainTime, type = 'l', col = 'orange')
lines(x = NiCaddf5$PktsSize, y = NiCaddf5$DrainTime, type = 'l', col = 'yellow')
lines(x = NiCaddf6$PktsSize, y = NiCaddf6$DrainTime, type = 'l', col = 'purple')
lines(x = NiCaddf7$PktsSize, y = NiCaddf7$DrainTime, type = 'l', col = 'pink')
lines(x = NiCaddf8$PktsSize, y = NiCaddf8$DrainTime, type = 'l', col = 'black')
lines(x = NiCaddf9$PktsSize, y = NiCaddf9$DrainTime, type = 'l', col = 'brown')
lines(x = NiCaddf1$PktsSize, y = NiCaddf1$DrainTime, type = 'l', col = 'gold')
legend("topright", weights, cex=0.8, col=graph_cols, lwd=2);
dev.off()
pdf("LiIonBATnonl.pdf")
LiIondf <- df[df$BatType == 5,]
LiIondf1 <- LiIondf[LiIondf$Weight < 0.0000002, ]
LiIondf2 <- LiIondf[LiIondf$Weight < 0.0000003 & LiIondf$Weight > 0.0000002, ]
LiIondf3 <- LiIondf[LiIondf$Weight == 0.0000003, ]
LiIondf4 <- LiIondf[LiIondf$Weight < 0.00000049 & LiIondf$Weight >0.0000003 , ]
LiIondf5 <- LiIondf[LiIondf$Weight == 0.0000005, ]
LiIondf6 <- LiIondf[LiIondf$Weight == 0.0000006, ]
LiIondf7 <- LiIondf[LiIondf$Weight < 0.0000008 & LiIondf$Weight > 0.0000007, ]
LiIondf8 <- LiIondf[LiIondf$Weight < 0.0000009 & LiIondf$Weight > 0.0000008, ]
LiIondf9 <- LiIondf[LiIondf$Weight < 0.000001 & LiIondf$Weight > 0.0000009, ]
LiIondf10 <- LiIondf[LiIondf$Weight == 0.000001, ]
plot(x = LiIondf10$PktsSize, y = LiIondf10$DrainTime, main = "Lithium Ion Batteries",xlab = "Packet Size(lg(bytes))", ylab = "Number of Packets Received", type = 'l', col = 'blue')
lines(x = LiIondf2$PktsSize, y = LiIondf2$DrainTime, type = 'l', col = 'red')
lines(x = LiIondf3$PktsSize, y = LiIondf3$DrainTime, type = 'l', col = 'green')
lines(x = LiIondf4$PktsSize, y = LiIondf4$DrainTime, type = 'l', col = 'orange')
lines(x = LiIondf5$PktsSize, y = LiIondf5$DrainTime, type = 'l', col = 'yellow')
lines(x = LiIondf6$PktsSize, y = LiIondf6$DrainTime, type = 'l', col = 'purple')
lines(x = LiIondf7$PktsSize, y = LiIondf7$DrainTime, type = 'l', col = 'pink')
lines(x = LiIondf8$PktsSize, y = LiIondf8$DrainTime, type = 'l', col = 'black')
lines(x = LiIondf9$PktsSize, y = LiIondf9$DrainTime, type = 'l', col = 'brown')
lines(x = LiIondf1$PktsSize, y = LiIondf1$DrainTime, type = 'l', col = 'gold')
legend("topright", weights, cex=0.8, col=graph_cols, lwd=2);
dev.off()

pdf("LDADFBATpktnonl.pdf")
clmns <- c("BatType","Weight","Energy","DrainTime","PktsSent","PktsSize")
df <- read.table("../../Data/PCwithVB.csv", header = FALSE, quote = "\"", sep = ",", col.names=clmns)
LeadAciddf <- df[df$BatType == 0,]
graph_cols <- c('blue','red', 'green', 'orange', 'yellow', 'purple', 'pink', 'black', 'brown','gold')
LDAdf1 <- LeadAciddf[LeadAciddf$Weight < 0.0000002, ]
LDAdf2 <- LeadAciddf[LeadAciddf$Weight < 0.0000003 & LeadAciddf$Weight > 0.0000002, ]
LDAdf3 <- LeadAciddf[LeadAciddf$Weight == 0.0000003, ]
LDAdf4 <- LeadAciddf[LeadAciddf$Weight < 0.00000049 & LeadAciddf$Weight >0.0000003 , ]
LDAdf5 <- LeadAciddf[LeadAciddf$Weight == 0.0000005, ]
LDAdf6 <- LeadAciddf[LeadAciddf$Weight == 0.0000006, ]
LDAdf7 <- LeadAciddf[LeadAciddf$Weight < 0.0000008 & LeadAciddf$Weight > 0.0000007, ]
LDAdf8 <- LeadAciddf[LeadAciddf$Weight < 0.0000009 & LeadAciddf$Weight > 0.0000008, ]
LDAdf9 <- LeadAciddf[LeadAciddf$Weight < 0.000001 & LeadAciddf$Weight > 0.0000009, ]
LDAdf10 <- LeadAciddf[LeadAciddf$Weight == 0.000001, ]
plot(x = LDAdf10$PktsSize, y = LDAdf10$PktsSent, main = "Lead-Acid Batteries",xlab = "Packet Size(lg(bytes))", ylab = "Number of Packets Received", type = 'l', col = 'blue')
lines(x = LDAdf2$PktsSize, y = LDAdf2$PktsSent, type = 'l', col = 'red')
lines(x = LDAdf3$PktsSize, y = LDAdf3$PktsSent, type = 'l', col = 'green')
lines(x = LDAdf4$PktsSize, y = LDAdf4$PktsSent, type = 'l', col = 'orange')
lines(x = LDAdf5$PktsSize, y = LDAdf5$PktsSent, type = 'l', col = 'yellow')
lines(x = LDAdf6$PktsSize, y = LDAdf6$PktsSent, type = 'l', col = 'purple')
lines(x = LDAdf7$PktsSize, y = LDAdf7$PktsSent, type = 'l', col = 'pink')
lines(x = LDAdf8$PktsSize, y = LDAdf8$PktsSent, type = 'l', col = 'black')
lines(x = LDAdf9$PktsSize, y = LDAdf9$PktsSent, type = 'l', col = 'brown')
lines(x = LDAdf1$PktsSize, y = LDAdf1$PktsSent, type = 'l', col = 'gold')
weights = c('0.1mg', '0.2mg', '0.3mg','0.4mg', '0.5mg', '0.6mg', '0.7mg','0.8mg', '0.9mg', '1mg')
legend("topright", weights, cex=0.8, col=graph_cols, lwd=2);
dev.off()
pdf("ALLiBATpktnonl.pdf")
ALLidf <- df[df$BatType == 1,]
ALLidf1 <- ALLidf[ALLidf$Weight < 0.0000002, ]
ALLidf2 <- ALLidf[ALLidf$Weight < 0.0000003 & ALLidf$Weight > 0.0000002, ]
ALLidf3 <- ALLidf[ALLidf$Weight == 0.0000003, ]
ALLidf4 <- ALLidf[ALLidf$Weight < 0.00000049 & ALLidf$Weight >0.0000003 , ]
ALLidf5 <- ALLidf[ALLidf$Weight == 0.0000005, ]
ALLidf6 <- ALLidf[ALLidf$Weight == 0.0000006, ]
ALLidf7 <- ALLidf[ALLidf$Weight < 0.0000008 & ALLidf$Weight > 0.0000007, ]
ALLidf8 <- ALLidf[ALLidf$Weight < 0.0000009 & ALLidf$Weight > 0.0000008, ]
ALLidf9 <- ALLidf[ALLidf$Weight < 0.000001 & ALLidf$Weight > 0.0000009, ]
ALLidf10 <- ALLidf[ALLidf$Weight == 0.000001, ]
plot(x = ALLidf10$PktsSize, y = ALLidf10$PktsSent, main = "Alkaline Long-Life Batteries",xlab = "Packet Size(lg(bytes))", ylab = "Number of Packets Received", type = 'l', col = 'blue')
lines(x = ALLidf2$PktsSize, y = ALLidf2$PktsSent, type = 'l', col = 'red')
lines(x = ALLidf3$PktsSize, y = ALLidf3$PktsSent, type = 'l', col = 'green')
lines(x = ALLidf4$PktsSize, y = ALLidf4$PktsSent, type = 'l', col = 'orange')
lines(x = ALLidf5$PktsSize, y = ALLidf5$PktsSent, type = 'l', col = 'yellow')
lines(x = ALLidf6$PktsSize, y = ALLidf6$PktsSent, type = 'l', col = 'purple')
lines(x = ALLidf7$PktsSize, y = ALLidf7$PktsSent, type = 'l', col = 'pink')
lines(x = ALLidf8$PktsSize, y = ALLidf8$PktsSent, type = 'l', col = 'black')
lines(x = ALLidf9$PktsSize, y = ALLidf9$PktsSent, type = 'l', col = 'brown')
lines(x = ALLidf1$PktsSize, y = ALLidf1$PktsSent, type = 'l', col = 'gold')
legend("topright", weights, cex=0.8, col=graph_cols, lwd=2);
dev.off()
pdf("CZBATpktnonl.pdf")
CZdf <- df[df$BatType == 2,]
CZdf1 <- CZdf[CZdf$Weight < 0.0000002, ]
CZdf2 <- CZdf[CZdf$Weight < 0.0000003 & CZdf$Weight > 0.0000002, ]
CZdf3 <- CZdf[CZdf$Weight == 0.0000003, ]
CZdf4 <- CZdf[CZdf$Weight < 0.00000049 & CZdf$Weight >0.0000003 , ]
CZdf5 <- CZdf[CZdf$Weight == 0.0000005, ]
CZdf6 <- CZdf[CZdf$Weight == 0.0000006, ]
CZdf7 <- CZdf[CZdf$Weight < 0.0000008 & CZdf$Weight > 0.0000007, ]
CZdf8 <- CZdf[CZdf$Weight < 0.0000009 & CZdf$Weight > 0.0000008, ]
CZdf9 <- CZdf[CZdf$Weight < 0.000001 & CZdf$Weight > 0.0000009, ]
CZdf10 <- CZdf[CZdf$Weight == 0.000001, ]
plot(x = CZdf10$PktsSize, y = CZdf10$PktsSent, main = "Carbon-Zinc Batteries",xlab = "Packet Size(lg(bytes))", ylab = "Number of Packets Received", type = 'l', col = 'blue')
lines(x = CZdf2$PktsSize, y = CZdf2$PktsSent, type = 'l', col = 'red')
lines(x = CZdf3$PktsSize, y = CZdf3$PktsSent, type = 'l', col = 'green')
lines(x = CZdf4$PktsSize, y = CZdf4$PktsSent, type = 'l', col = 'orange')
lines(x = CZdf5$PktsSize, y = CZdf5$PktsSent, type = 'l', col = 'yellow')
lines(x = CZdf6$PktsSize, y = CZdf6$PktsSent, type = 'l', col = 'purple')
lines(x = CZdf7$PktsSize, y = CZdf7$PktsSent, type = 'l', col = 'pink')
lines(x = CZdf8$PktsSize, y = CZdf8$PktsSent, type = 'l', col = 'black')
lines(x = CZdf9$PktsSize, y = CZdf9$PktsSent, type = 'l', col = 'brown')
lines(x = CZdf1$PktsSize, y = CZdf1$PktsSent, type = 'l', col = 'gold')
legend("topright", weights, cex=0.8, col=graph_cols, lwd=2);
dev.off()
pdf("NiMHBATpktnonl.pdf")
NiMHdf <- df[df$BatType == 3,]
NiMHdf1 <- NiMHdf[NiMHdf$Weight < 0.0000002, ]
NiMHdf2 <- NiMHdf[NiMHdf$Weight < 0.0000003 & NiMHdf$Weight > 0.0000002, ]
NiMHdf3 <- NiMHdf[NiMHdf$Weight == 0.0000003, ]
NiMHdf4 <- NiMHdf[NiMHdf$Weight < 0.00000049 & NiMHdf$Weight >0.0000003 , ]
NiMHdf5 <- NiMHdf[NiMHdf$Weight == 0.0000005, ]
NiMHdf6 <- NiMHdf[NiMHdf$Weight == 0.0000006, ]
NiMHdf7 <- NiMHdf[NiMHdf$Weight < 0.0000008 & NiMHdf$Weight > 0.0000007, ]
NiMHdf8 <- NiMHdf[NiMHdf$Weight < 0.0000009 & NiMHdf$Weight > 0.0000008, ]
NiMHdf9 <- NiMHdf[NiMHdf$Weight < 0.000001 & NiMHdf$Weight > 0.0000009, ]
NiMHdf10 <- NiMHdf[NiMHdf$Weight == 0.000001, ]
plot(x = NiMHdf10$PktsSize, y = NiMHdf10$PktsSent, main = "NiMH Batteries",xlab = "Packet Size(lg(bytes))", ylab = "Number of Packets Received", type = 'l', col = 'blue')
lines(x = NiMHdf2$PktsSize, y = NiMHdf2$PktsSent, type = 'l', col = 'red')
lines(x = NiMHdf3$PktsSize, y = NiMHdf3$PktsSent, type = 'l', col = 'green')
lines(x = NiMHdf4$PktsSize, y = NiMHdf4$PktsSent, type = 'l', col = 'orange')
lines(x = NiMHdf5$PktsSize, y = NiMHdf5$PktsSent, type = 'l', col = 'yellow')
lines(x = NiMHdf6$PktsSize, y = NiMHdf6$PktsSent, type = 'l', col = 'purple')
lines(x = NiMHdf7$PktsSize, y = NiMHdf7$PktsSent, type = 'l', col = 'pink')
lines(x = NiMHdf8$PktsSize, y = NiMHdf8$PktsSent, type = 'l', col = 'black')
lines(x = NiMHdf9$PktsSize, y = NiMHdf9$PktsSent, type = 'l', col = 'brown')
lines(x = NiMHdf1$PktsSize, y = NiMHdf1$PktsSent, type = 'l', col = 'gold')
legend("topright", weights, cex=0.8, col=graph_cols, lwd=2);
dev.off()
pdf("NiCadBATpktnonl.pdf")
NiCaddf <- df[df$BatType == 4,]
NiCaddf1 <- NiCaddf[NiCaddf$Weight < 0.0000002, ]
NiCaddf2 <- NiCaddf[NiCaddf$Weight < 0.0000003 & NiCaddf$Weight > 0.0000002, ]
NiCaddf3 <- NiCaddf[NiCaddf$Weight == 0.0000003, ]
NiCaddf4 <- NiCaddf[NiCaddf$Weight < 0.00000049 & NiCaddf$Weight >0.0000003 , ]
NiCaddf5 <- NiCaddf[NiCaddf$Weight == 0.0000005, ]
NiCaddf6 <- NiCaddf[NiCaddf$Weight == 0.0000006, ]
NiCaddf7 <- NiCaddf[NiCaddf$Weight < 0.0000008 & NiCaddf$Weight > 0.0000007, ]
NiCaddf8 <- NiCaddf[NiCaddf$Weight < 0.0000009 & NiCaddf$Weight > 0.0000008, ]
NiCaddf9 <- NiCaddf[NiCaddf$Weight < 0.000001 & NiCaddf$Weight > 0.0000009, ]
NiCaddf10 <- NiCaddf[NiCaddf$Weight == 0.000001, ]
plot(x = NiCaddf10$PktsSize, y = NiCaddf10$PktsSent, main = "NiCad Batteries",xlab = "Packet Size(lg(bytes))", ylab = "Number of Packets Received", type = 'l', col = 'blue')
lines(x = NiCaddf2$PktsSize, y = NiCaddf2$PktsSent, type = 'l', col = 'red')
lines(x = NiCaddf3$PktsSize, y = NiCaddf3$PktsSent, type = 'l', col = 'green')
lines(x = NiCaddf4$PktsSize, y = NiCaddf4$PktsSent, type = 'l', col = 'orange')
lines(x = NiCaddf5$PktsSize, y = NiCaddf5$PktsSent, type = 'l', col = 'yellow')
lines(x = NiCaddf6$PktsSize, y = NiCaddf6$PktsSent, type = 'l', col = 'purple')
lines(x = NiCaddf7$PktsSize, y = NiCaddf7$PktsSent, type = 'l', col = 'pink')
lines(x = NiCaddf8$PktsSize, y = NiCaddf8$PktsSent, type = 'l', col = 'black')
lines(x = NiCaddf9$PktsSize, y = NiCaddf9$PktsSent, type = 'l', col = 'brown')
lines(x = NiCaddf1$PktsSize, y = NiCaddf1$PktsSent, type = 'l', col = 'gold')
legend("topright", weights, cex=0.8, col=graph_cols, lwd=2);
dev.off()
pdf("LiIonBATpktnonl.pdf")
LiIondf <- df[df$BatType == 5,]
LiIondf1 <- LiIondf[LiIondf$Weight < 0.0000002, ]
LiIondf2 <- LiIondf[LiIondf$Weight < 0.0000003 & LiIondf$Weight > 0.0000002, ]
LiIondf3 <- LiIondf[LiIondf$Weight == 0.0000003, ]
LiIondf4 <- LiIondf[LiIondf$Weight < 0.00000049 & LiIondf$Weight >0.0000003 , ]
LiIondf5 <- LiIondf[LiIondf$Weight == 0.0000005, ]
LiIondf6 <- LiIondf[LiIondf$Weight == 0.0000006, ]
LiIondf7 <- LiIondf[LiIondf$Weight < 0.0000008 & LiIondf$Weight > 0.0000007, ]
LiIondf8 <- LiIondf[LiIondf$Weight < 0.0000009 & LiIondf$Weight > 0.0000008, ]
LiIondf9 <- LiIondf[LiIondf$Weight < 0.000001 & LiIondf$Weight > 0.0000009, ]
LiIondf10 <- LiIondf[LiIondf$Weight == 0.000001, ]
plot(x = LiIondf10$PktsSize, y = LiIondf10$PktsSent, main = "Lithium Ion Batteries",xlab = "Packet Size(lg(bytes))", ylab = "Number of Packets Received", type = 'l', col = 'blue')
lines(x = LiIondf2$PktsSize, y = LiIondf2$PktsSent, type = 'l', col = 'red')
lines(x = LiIondf3$PktsSize, y = LiIondf3$PktsSent, type = 'l', col = 'green')
lines(x = LiIondf4$PktsSize, y = LiIondf4$PktsSent, type = 'l', col = 'orange')
lines(x = LiIondf5$PktsSize, y = LiIondf5$PktsSent, type = 'l', col = 'yellow')
lines(x = LiIondf6$PktsSize, y = LiIondf6$PktsSent, type = 'l', col = 'purple')
lines(x = LiIondf7$PktsSize, y = LiIondf7$PktsSent, type = 'l', col = 'pink')
lines(x = LiIondf8$PktsSize, y = LiIondf8$PktsSent, type = 'l', col = 'black')
lines(x = LiIondf9$PktsSize, y = LiIondf9$PktsSent, type = 'l', col = 'brown')
lines(x = LiIondf1$PktsSize, y = LiIondf1$PktsSent, type = 'l', col = 'gold')
legend("topright", weights, cex=0.8, col=graph_cols, lwd=2);
dev.off()

############################################################################################################################################################################
pktsz1 <- df[df$PktsSize == 1,]
pktsz2 <- df[df$PktsSize == 2,]
pktsz4 <- df[df$PktsSize == 4,]
pktsz8 <- df[df$PktsSize == 8,]
pktsz16 <- df[df$PktsSize == 16,]
pktsz32 <- df[df$PktsSize == 32,]
pktsz64 <- df[df$PktsSize == 64,]
pktsz128 <- df[df$PktsSize == 128,]
pktsz256 <- df[df$PktsSize == 256,]
pktsz512 <- df[df$PktsSize == 512,]
pktsz1024 <- df[df$PktsSize == 1024,]

pktsz1t0 <- pktsz1[pktsz1$BatType == 0,]
pktsz2t0 <- pktsz1[pktsz1$BatType == 0,]
pktsz4t0 <- pktsz1[pktsz1$BatType == 0,]
pktsz8t0 <- pktsz1[pktsz1$BatType == 0,]
pktsz16t0 <- pktsz1[pktsz1$BatType == 0,]
pktsz32t0 <- pktsz1[pktsz1$BatType == 0,]
pktsz64t0 <- pktsz1[pktsz1$BatType == 0,]
pktsz128t0 <- pktsz1[pktsz1$BatType == 0,]
pktsz256t0 <- pktsz1[pktsz1$BatType == 0,]
pktsz512t0 <- pktsz1[pktsz1$BatType == 0,]
pktsz1024t0 <- pktsz1[pktsz1$BatType == 0,]

pktsz1t1 <- pktsz1[pktsz1$BatType == 1,]
pktsz2t1 <- pktsz1[pktsz1$BatType == 1,]
pktsz4t1 <- pktsz1[pktsz1$BatType == 1,]
pktsz8t1 <- pktsz1[pktsz1$BatType == 1,]
pktsz16t1 <- pktsz1[pktsz1$BatType == 1,]
pktsz32t1 <- pktsz1[pktsz1$BatType == 1,]
pktsz64t1 <- pktsz1[pktsz1$BatType == 1,]
pktsz128t1 <- pktsz1[pktsz1$BatType == 1,]
pktsz256t1 <- pktsz1[pktsz1$BatType == 1,]
pktsz512t1 <- pktsz1[pktsz1$BatType == 1,]
pktsz1024t1 <- pktsz1[pktsz1$BatType == 1,]

pktsz1t2 <- pktsz1[pktsz1$BatType == 2,]
pktsz2t2 <- pktsz1[pktsz1$BatType == 2,]
pktsz4t2 <- pktsz1[pktsz1$BatType == 2,]
pktsz8t2 <- pktsz1[pktsz1$BatType == 2,]
pktsz16t2 <- pktsz1[pktsz1$BatType == 2,]
pktsz32t2 <- pktsz1[pktsz1$BatType == 2,]
pktsz64t2 <- pktsz1[pktsz1$BatType == 2,]
pktsz128t2 <- pktsz1[pktsz1$BatType == 2,]
pktsz256t2 <- pktsz1[pktsz1$BatType == 2,]
pktsz512t2 <- pktsz1[pktsz1$BatType == 2,]
pktsz1024t2 <- pktsz1[pktsz1$BatType == 2,]

pktsz1t3 <- pktsz1[pktsz1$BatType == 3,]
pktsz2t3 <- pktsz1[pktsz1$BatType == 3,]
pktsz4t3 <- pktsz1[pktsz1$BatType == 3,]
pktsz8t3 <- pktsz1[pktsz1$BatType == 3,]
pktsz16t3 <- pktsz1[pktsz1$BatType == 3,]
pktsz32t3 <- pktsz1[pktsz1$BatType == 3,]
pktsz64t3 <- pktsz1[pktsz1$BatType == 3,]
pktsz128t3 <- pktsz1[pktsz1$BatType == 3,]
pktsz256t3 <- pktsz1[pktsz1$BatType == 3,]
pktsz512t3 <- pktsz1[pktsz1$BatType == 3,]
pktsz1024t3 <- pktsz1[pktsz1$BatType == 3,]

pktsz1t4 <- pktsz1[pktsz1$BatType == 4,]
pktsz2t4 <- pktsz1[pktsz1$BatType == 4,]
pktsz4t4 <- pktsz1[pktsz1$BatType == 4,]
pktsz8t4 <- pktsz1[pktsz1$BatType == 4,]
pktsz16t4 <- pktsz1[pktsz1$BatType == 4,]
pktsz32t4 <- pktsz1[pktsz1$BatType == 4,]
pktsz64t4 <- pktsz1[pktsz1$BatType == 4,]
pktsz128t4 <- pktsz1[pktsz1$BatType == 4,]
pktsz256t4 <- pktsz1[pktsz1$BatType == 4,]
pktsz512t4 <- pktsz1[pktsz1$BatType == 4,]
pktsz1024t4 <- pktsz1[pktsz1$BatType == 4,]

pktsz1t5 <- pktsz1[pktsz1$BatType == 5,]
pktsz2t5 <- pktsz1[pktsz1$BatType == 5,]
pktsz4t5 <- pktsz1[pktsz1$BatType == 5,]
pktsz8t5 <- pktsz1[pktsz1$BatType == 5,]
pktsz16t5 <- pktsz1[pktsz1$BatType == 5,]
pktsz32t5 <- pktsz1[pktsz1$BatType == 5,]
pktsz64t5 <- pktsz1[pktsz1$BatType == 5,]
pktsz128t5 <- pktsz1[pktsz1$BatType == 5,]
pktsz256t5 <- pktsz1[pktsz1$BatType == 5,]
pktsz512t5 <- pktsz1[pktsz1$BatType == 5,]
pktsz1024t5 <- pktsz1[pktsz1$BatType == 5,]

plot(x = pktsz1$weight, y = pktsz1$DrainTime, type = 'l')
